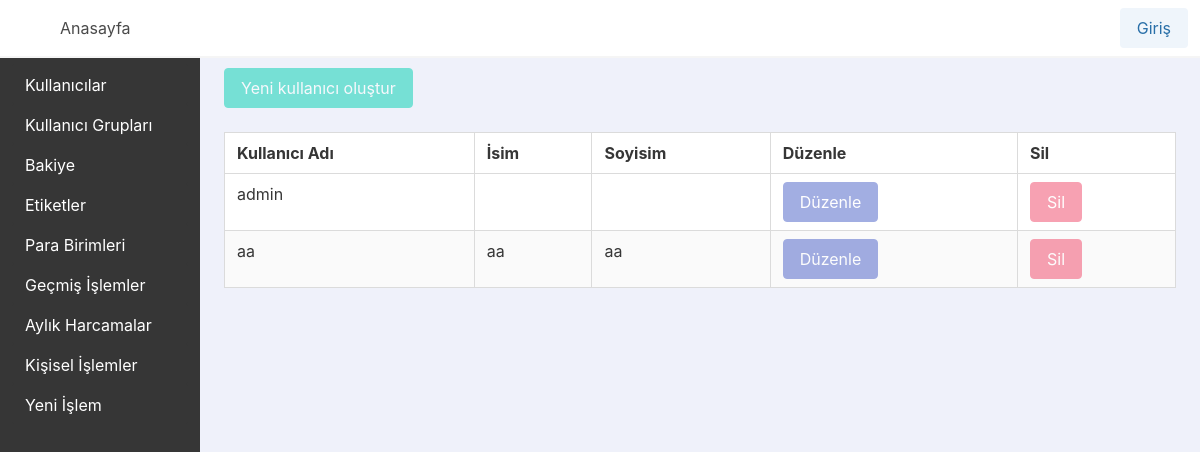
/users/, run on an earlier commit of the app's database.
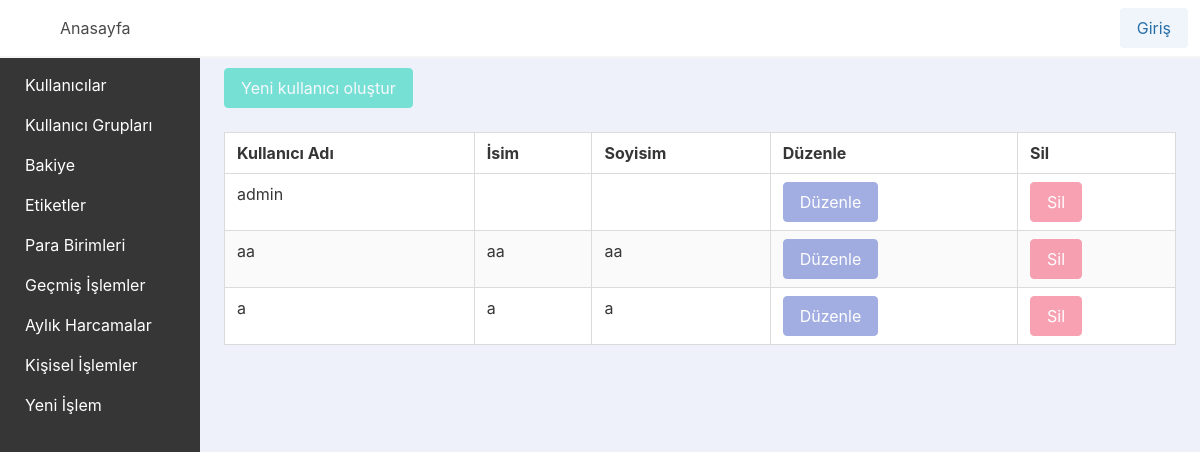
And on a later commit of the database.
### app_base/models.py (models this page shows, shortened)
class MuUser(AbstractUser):
    username_validator = UnicodeUsernameValidator()
    username = models.CharField(_("Kullanıcı Adı"), max_length=150, unique=True, help_text=_("Max 150 karakter olabilir. Harfler, sayilar ve sadece @/./+/-/_ olabilir"), validators=[username_validator], error_messages={"unique": _("Bu isimde bir kullanici zaten var")})
    first_name = models.CharField(_("İsim"), max_length=150, blank=True)
    last_name = models.CharField(_("Soyisim"), max_length=150, blank=True)
    email = models.EmailField(_("email address"), blank=True)
    is_staff = models.BooleanField(_("Yönetici Durumu"), default=False, help_text=_("Kullanıcının bu yönetici paneline giriş yapabilmesini belirler."))
    is_active = models.BooleanField(_("active"), default=True, help_text=_("Designates whether this user should be treated as active. " "Unselect this instead of deleting accounts."))
    date_joined = models.DateTimeField(_("date joined"), default=timezone.now)
    currency = models.ForeignKey(Currency, on_delete=models.PROTECT, null=True)

### app_base/views.py (the view)
# urls.py: path("users/", views.muuserlist_view, name="muuserlist_view_name"),
def muuserlist_view(request):
    users = models.MuUser.objects.all()
    return render(request, "app_base/accounts/userlist.html", {"users": users})

### app_base/templates/app_base/accounts/userlist.html
{% extends "base.html" %}
{% block content %}
    <div class="column m-auto">
        <div class="block">
            <a {% if not user.is_staff %}disabled onclick="return false;"{% endif %} class="button is-primary" href="{% url 'muusercreate_view_name' %}">Yeni kullanıcı oluştur</a>
        </div>
        <div class="table-container">
            <table class="table is-fullwidth is-striped is-hoverable is-bordered">
                <thead>
                    <tr>
                        <th>Kullanıcı Adı</th>
                        <th>İsim</th>
                        <th>Soyisim</th>
                        <th>Düzenle</th>
                        <th>Sil</th>
                    </tr>
                </thead>
                <tbody>
                    {% for muser in users %}
                        <tr>
                            <td>{{ muser.username }}</td>
                            <td>{{ muser.first_name }}</td>
                            <td>{{ muser.last_name }}</td>
                            <td>
                                <a {% if not user.is_staff %}disabled onclick="return false;"{% endif %} class="button is-link" href="{% url 'muuserupdate_view_name' muser.pk %}">Düzenle</a>
                            </td>
                            <td>
                                <a {% if not user.is_staff %}disabled onclick="return false;"{% endif %} class="button is-danger" href="{% url 'muuserdelete_view_name' muser.pk %}">Sil</a>
                            </td>
                        </tr>
                    {% empty %}
                        <tr>
                            <td colspan="10">Kayıtlı kullanıcı yok.</td>
                        </tr>
                    {% endfor %}
                </tbody>
            </table>
        </div>
    </div>
{% endblock content %}

What changed in the data, as far as the page shows it:
added MuUser: username "a", first_name "a", last_name "a"
